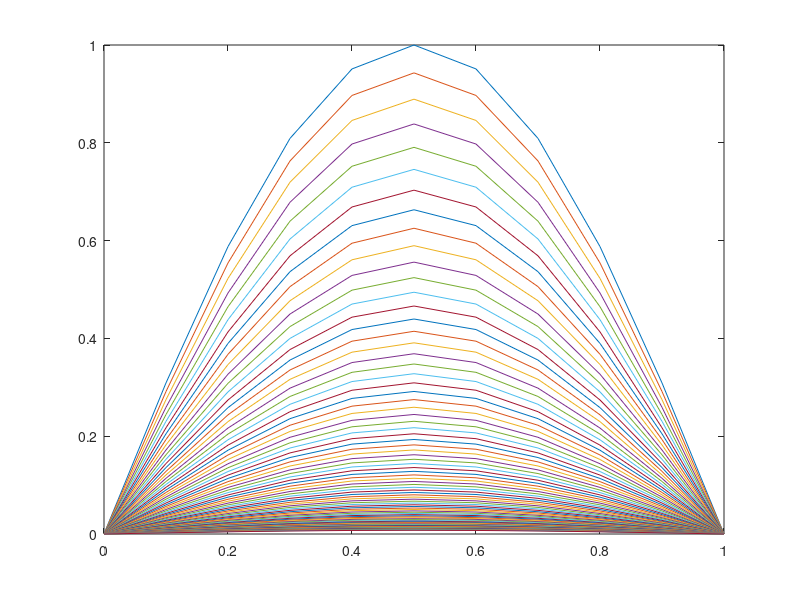
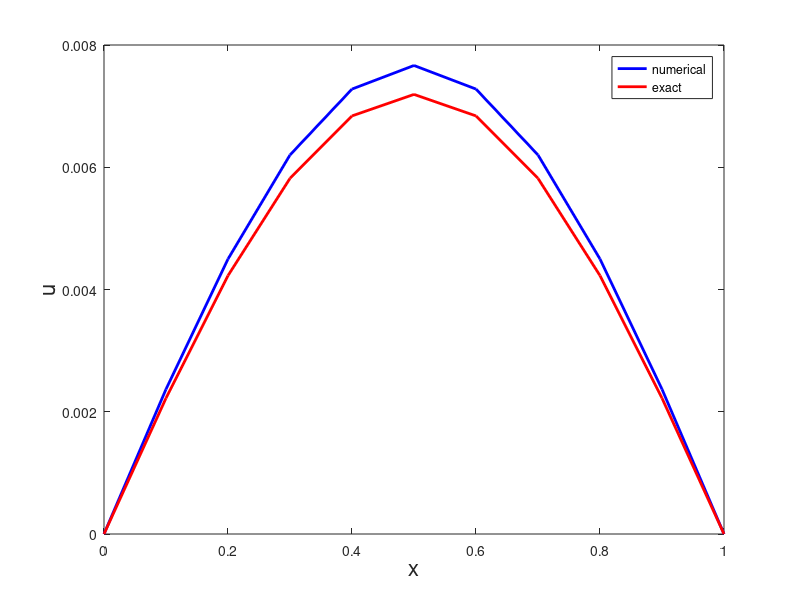
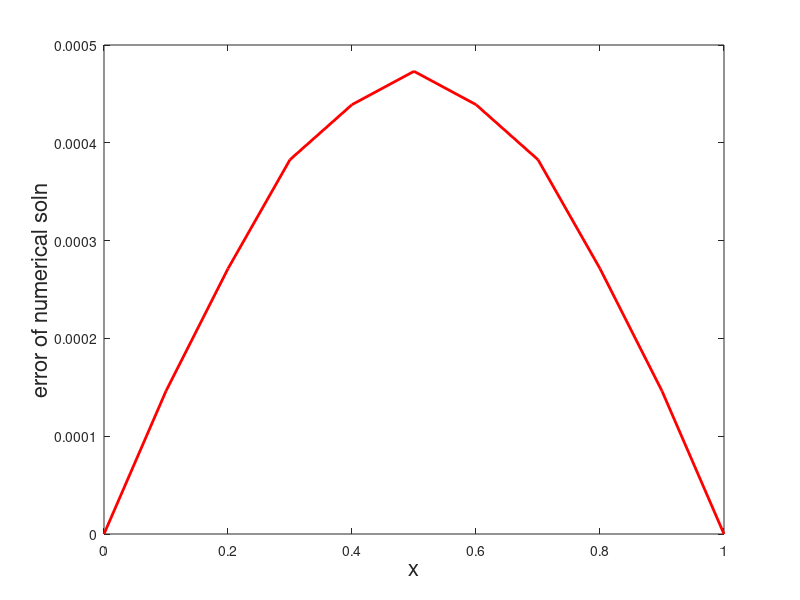

These figures' MATLAB source, in order:
% HW12 Problem 4
%
% Solve the IBVP using scheme from Problem 4 (centered difference in time,
% k)

% parameters
t0 = 0;
tf = 0.5;
h = 0.1; % one at a time!
k = 0.006;
r = k/h^2;
% domain
x = 0:h:1;
t = (t0:k:tf)';
% initial distribution
u0 = sin(pi.*x);
% boundaries
g0 = 0.*t;
g1 = 0.*t;

u = u0;
figure(120401); % for watching solution
plot(x,u0);
hold on;
for i=2:length(t)
    ubar = [g0(i),r*u(3:end)+(1-2*r)*u(2:end-1)+r*u(1:end-2),g1(i)];
    unew = u(2:end-1)+r/2.*(u(3:end)-2.*u(2:end-1)+u(1:end-2)+...
        ubar(3:end)-2.*ubar(2:end-1)+ubar(1:end-2));
    % check minimax prinicple
    if max(unew) > max(u)
        fprintf('your solution is behaving badly\n')
        break
    end
    u = [g0(i),unew,g1(i)];
    % watch the diffusion
    plot(x,u)
    pause(.1)
end
uexact = sin(pi.*x).*exp(-pi^2*tf);

figure(120402);
plot(x,u,'b','LineWidth',2)
xlabel('x','FontSize',16)
ylabel('u','FontSize',16)
hold on;
plot(x,uexact,'r','LineWidth',2)
legend({'numerical','exact'})

figure(120403);
plot(x,abs(uexact-u),'r','LineWidth',2)
xlabel('x','FontSize',16)
ylabel('error of numerical soln','FontSize',16)